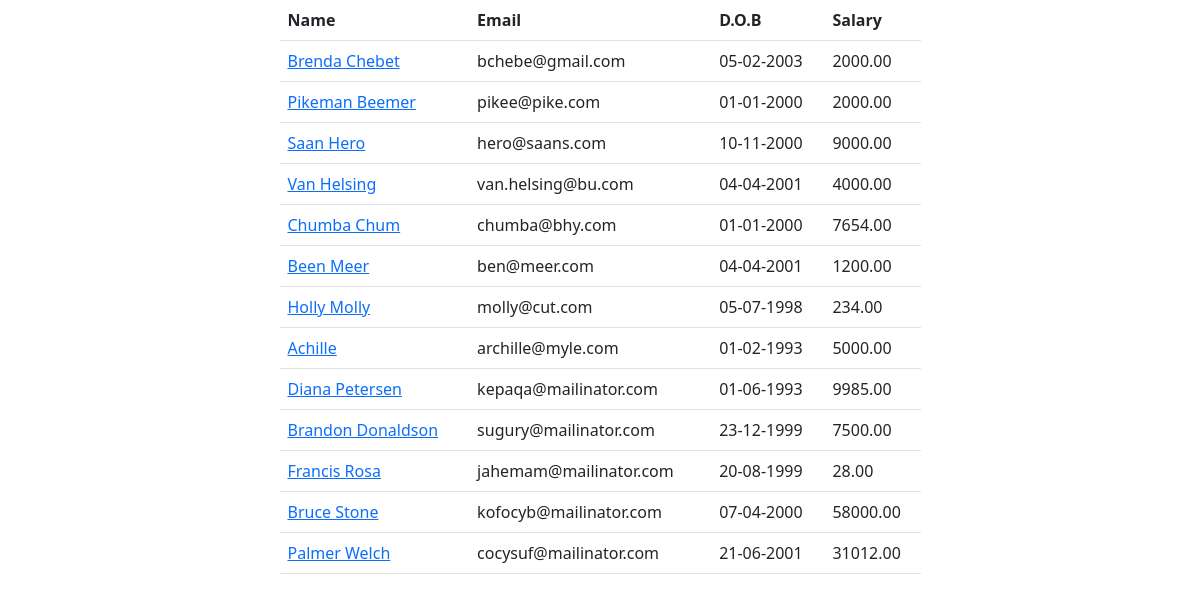
Page /employees on the earlier database version.
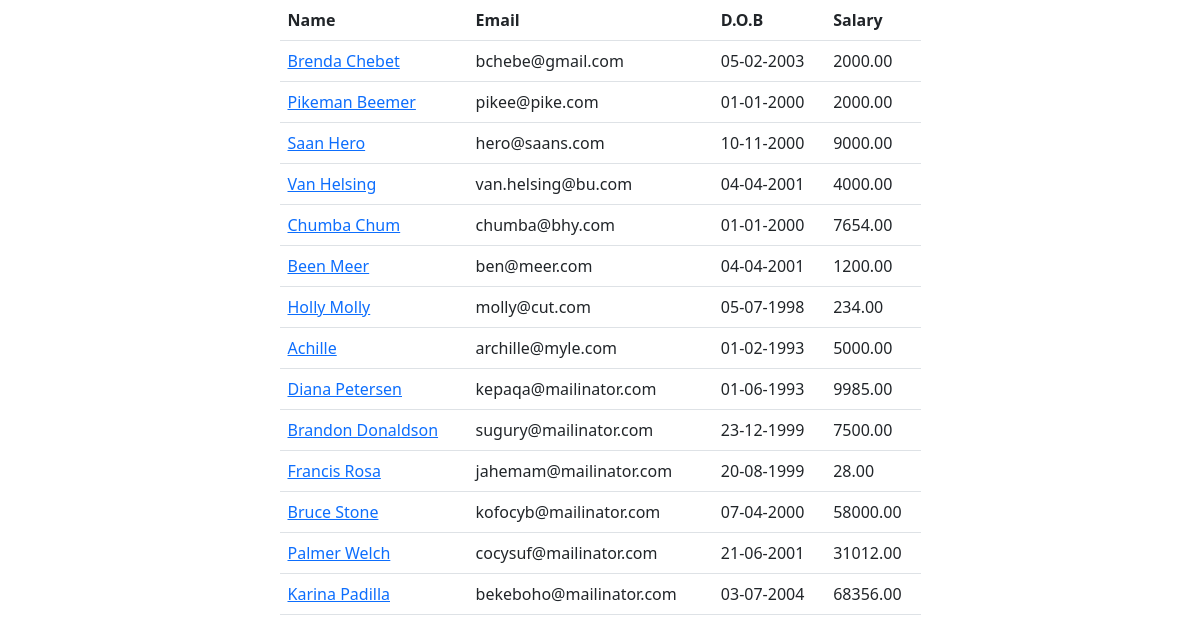
Same page on the later database version.
### main_app/models.py (models this page shows, shortened)
class Employee(models.Model):
    name = models.CharField(max_length=40)
    email = models.EmailField(unique=True)
    dob = models.DateField(null=True)
    salary = models.DecimalField(max_digits=7, decimal_places=2)
    disabled = models.BooleanField(default=False)
    profile = models.ImageField(upload_to="employees", null=True)
    created_at = models.DateTimeField(auto_now_add=True, null=True)  # added once during creation
    updated_at = models.DateTimeField(auto_now=True, null=True)  # updates every time update happens

### main_app/views.py (the view)
# urls.py: path('employees', views.all_employees, name="all"),
def all_employees(request):
    employees = Employee.objects.all()  # SELECT * From employees
    return render(request, 'all_employees.html', {"employees": employees})

### templates/all_employees.html (shortened to what this page needs)
<!doctype html>
<html lang="en">
<head>
	<link href="https://cdn.jsdelivr.net/npm/bootstrap@5.2.3/dist/css/bootstrap.min.css" rel="stylesheet">
</head>
<body>
	<div class="container">
		<div class="row justify-content-center">
			<div class="col-sm-7">
				<table class="table">
					<thead>
					<th>Name</th>
					<th>Email</th>
					<th>D.O.B</th>
					<th>Salary</th>
					</thead>
					<tbody>
						{% for employee in employees %}
							<tr>
								<td>
									<a href="/employees/{{ employee.id }}">{{ employee.name | title }}</a>
								</td>
								<td>{{ employee.email }}</td>
								<td>{{ employee.dob | date:"d-m-Y" }}</td>
								<td>{{ employee.salary }}</td>
							</tr>
						{% endfor %}
					</tbody>
				</table>
			</div>
		</div>
	</div>
</body>
</html>

Differences in the rows shown:
added Employee: name "Karina Padilla", email "bekeboho@mailinator.com", dob "03-07-2004", salary "68356.00"
